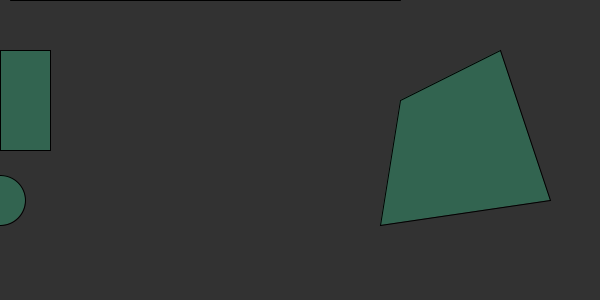
Frame 1 (no input)
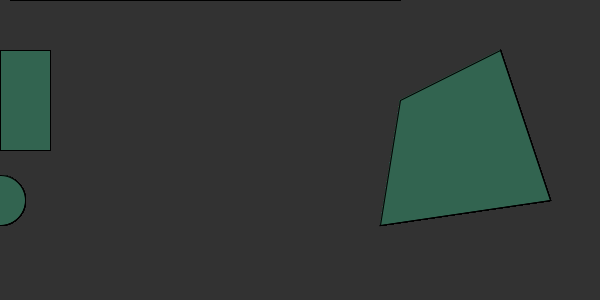
Frame 60 (the mouse pressed at the canvas centre just before this capture)
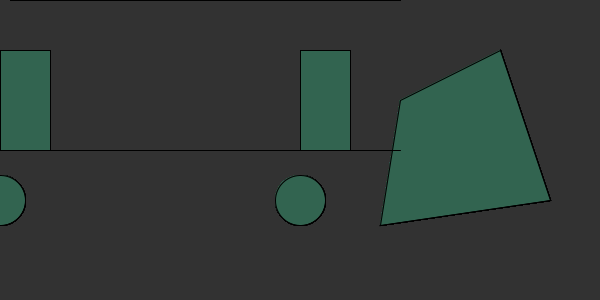
Frame 120 (the mouse held since frame 60 and released just before this capture)

The Processing sketch that drew these frames (run headless with seeded random() and noise(); from frame 60 on, the mouse is pressed at the canvas centre):

// Processing sketch: processing_88008
// ── processing_88008.pde

int RED = 50;
int GREEN = 50;
int BLUE = 50;

void setup(){
  size(600, 300);
  background(RED, GREEN, BLUE);
}

void draw(){
  fill(RED, 100, 80);
  rect(mouseX, 50, 50, 100);
  ellipse(mouseX, 200, 50, 50);
  quad(400, 100, 500, 50, 550, 200, 380, 225);
  
  stroke(0);
  line(10, mouseY, 400, mouseY);
}
